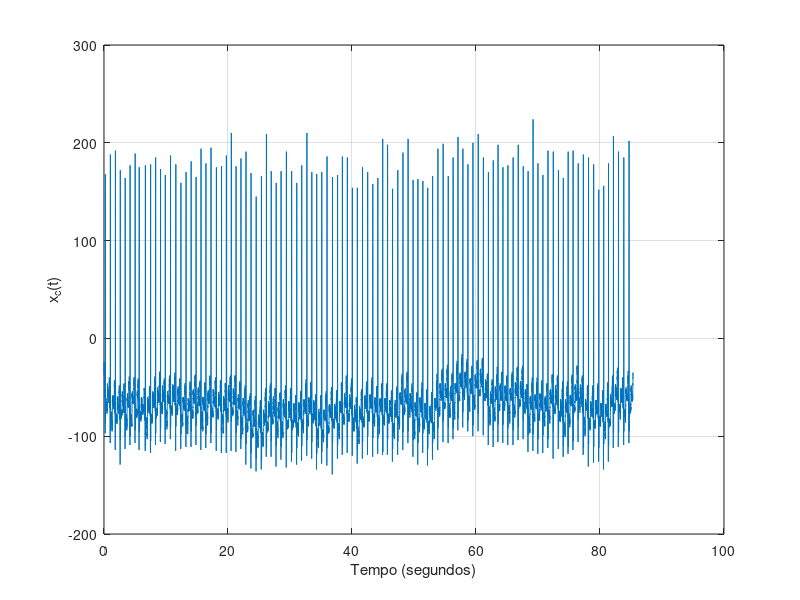
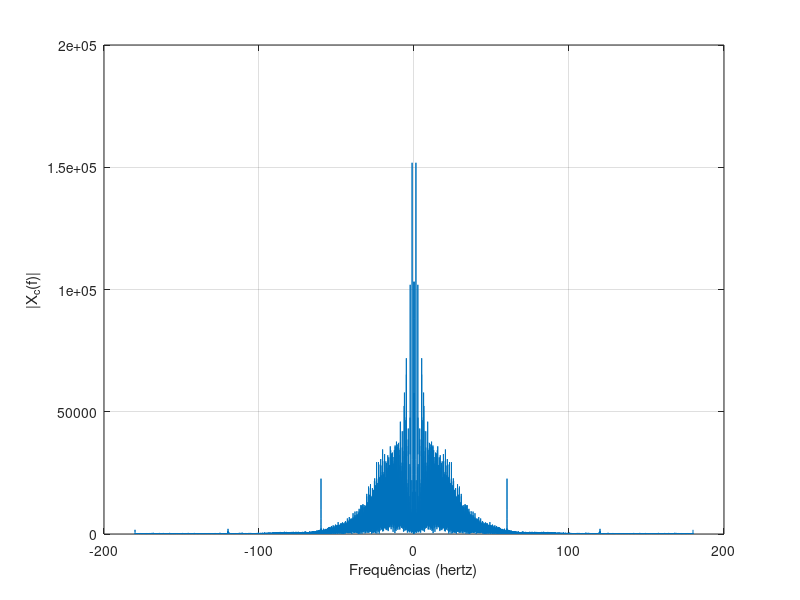

MATLAB code for these plots, in order:
clear all; close all; clc;

load('ECG_1.mat', 'fs', 'x');

x1 = x(:, 1);
n = 0 : length(x1) - 1;
t = n / fs;

plot(t, x1);
grid on;
xlabel('Tempo (segundos)')
ylabel('x_c(t)')

X1 = fft(x1 - mean(x1));
figure;
f = linspace(-0.5, 0.5, length(X1)) * fs;
plot(f, fftshift(abs(X1)))
grid on;
xlabel('Frequências (hertz)')
ylabel('|X_c(f)|')
